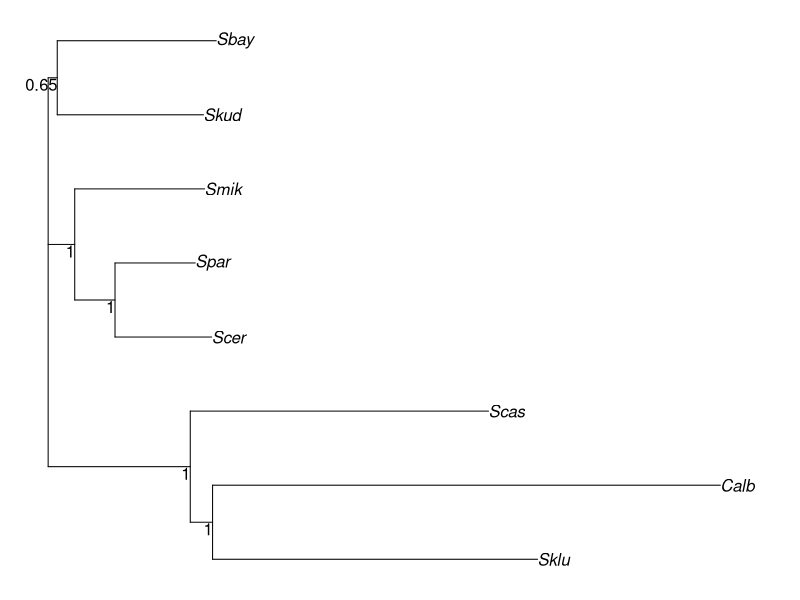
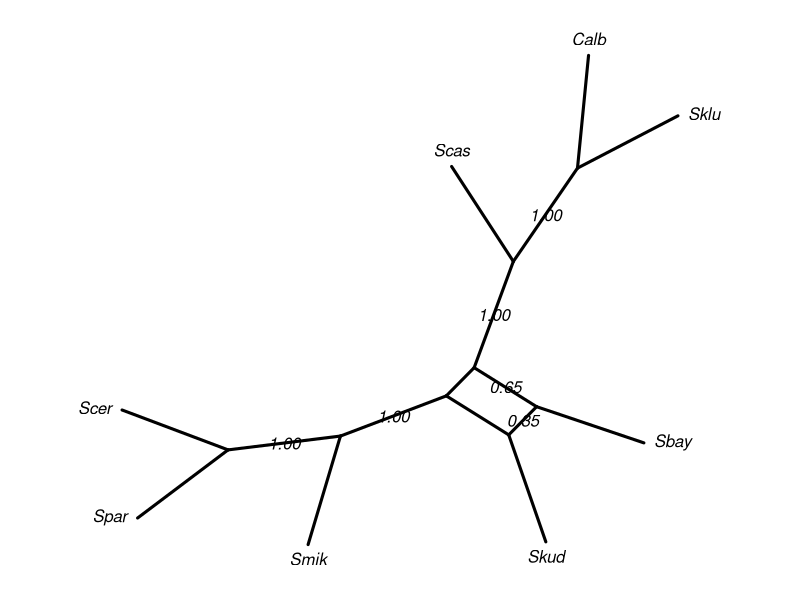
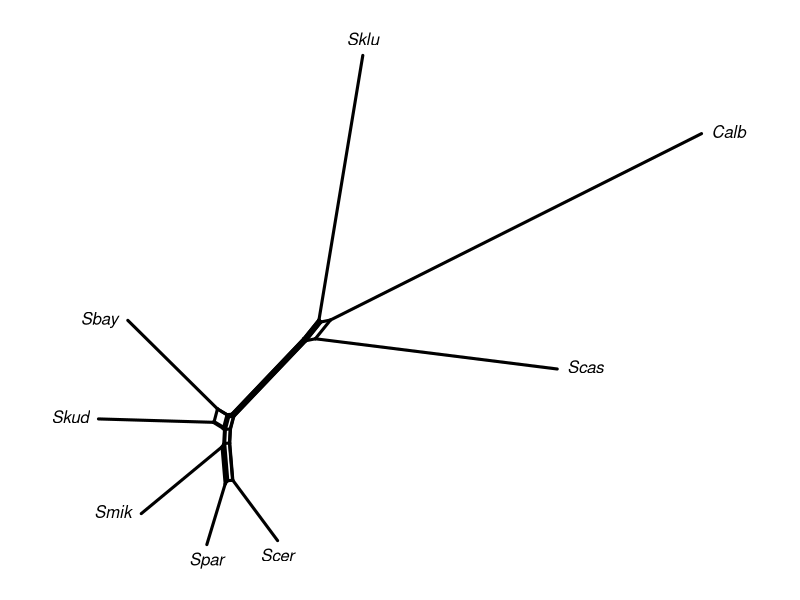
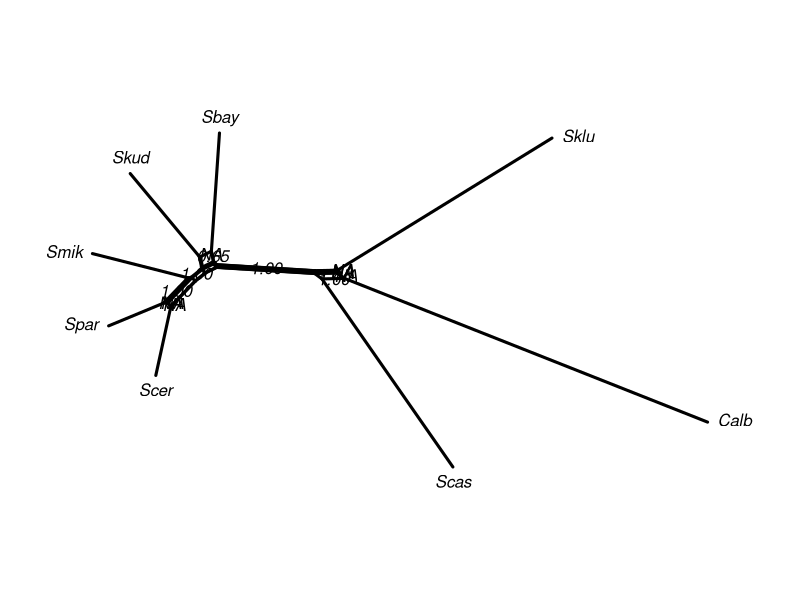
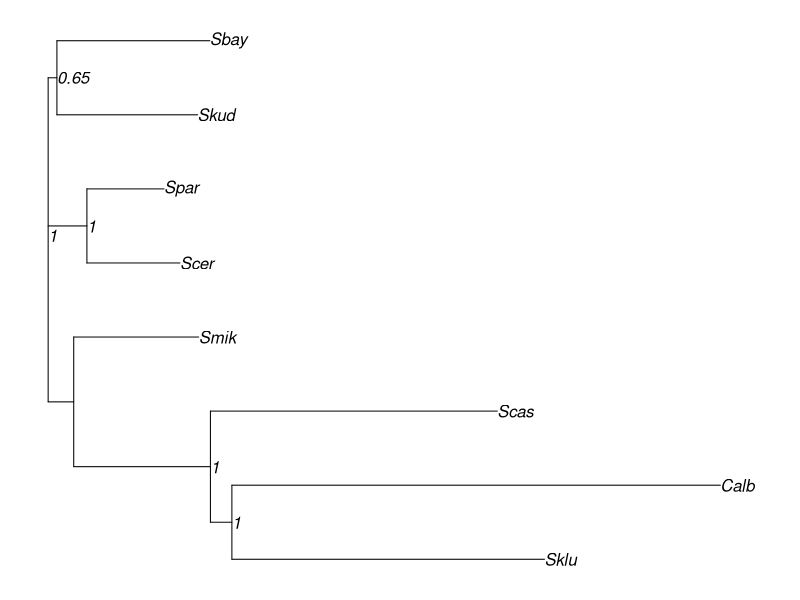
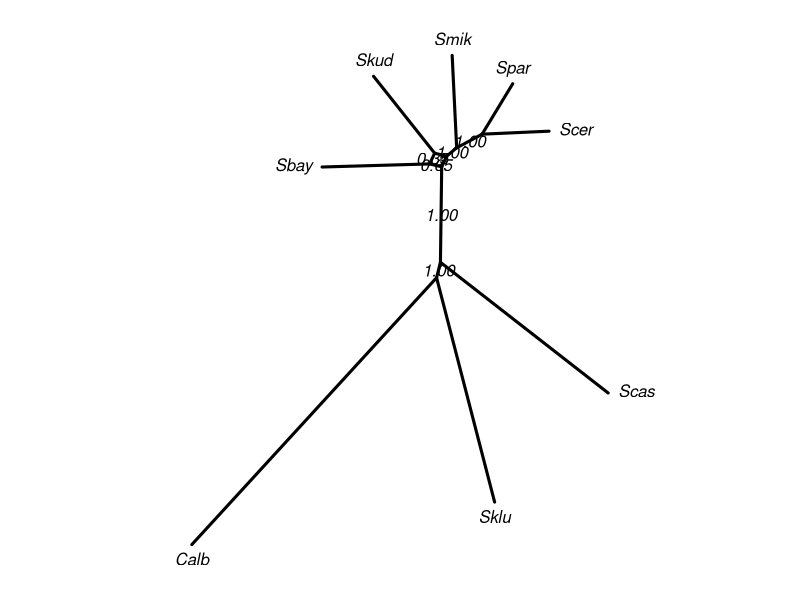

Write the R code that produced these figures, in order.
## ---- chunk 1
library(phangorn)
data(Laurasiatherian)
data(yeast)
## ---- chunk 2
set.seed(1)
bs <- bootstrap.phyDat(yeast, FUN = function(x)nj(dist.hamming(x)), 
    bs=100)
tree <- nj(dist.hamming(yeast))
par("mar" = rep(1, 4))
tree <- plotBS(tree, bs, "phylogram")
cnet <- consensusNet(bs, .3)
plot(cnet, "2D", show.edge.label=TRUE)
## ---- chunk 3
dm <- dist.hamming(yeast)
nnet <- neighborNet(dm)
par("mar" = rep(1, 4))
plot(nnet, "2D")
## ---- chunk 4
nnet <- addConfidences(nnet, tree)
par("mar" = rep(1, 4))
plot(nnet, "2D", show.edge.label=TRUE)
## ---- chunk 5
tree2 <- rNNI(tree, 2)
tree2 <- addConfidences(tree2, tree)
# several support values are missing
par("mar" = rep(1, 4))
plot(tree2, show.node.label=TRUE)
## ---- chunk 6
cnet <- nnls.networx(cnet, dm)
par("mar" = rep(1, 4))
plot(cnet, "2D", show.edge.label=TRUE)
